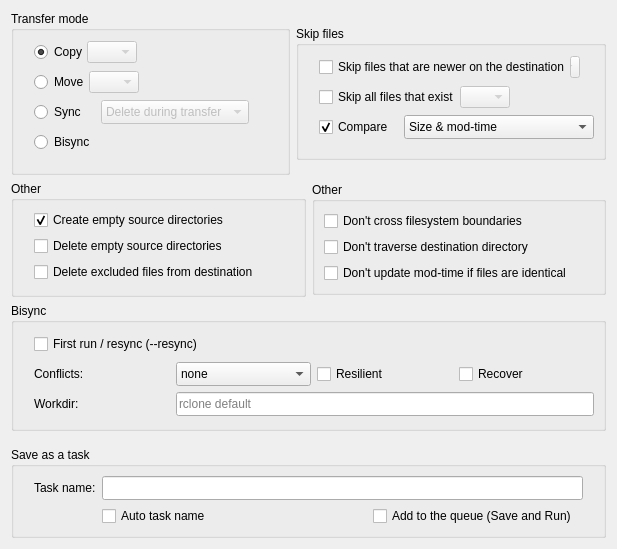
     <widget class="QWidget" name="tab1">
      <attribute name="title">
       <string>Settings</string>
      </attribute>
      <layout class="QVBoxLayout" name="verticalLayout_4">
       <item>
        <layout class="QHBoxLayout" name="horizontalLayout">
         <item alignment="Qt::AlignVCenter">
          <widget class="QGroupBox" name="modeGroup">
           <property name="title">
            <string>Transfer mode</string>
           </property>
           <layout class="QGridLayout" name="gridLayout_2">
            <property name="leftMargin">
             <number>20</number>
            </property>
            <property name="bottomMargin">
             <number>18</number>
            </property>
            <item row="2" column="0">
             <layout class="QHBoxLayout" name="horizontalLayout_3">
              <property name="spacing">
               <number>0</number>
              </property>
              <item>
               <widget class="QRadioButton" name="rbSync">
                <property name="minimumSize">
                 <size>
                  <width>0</width>
                  <height>24</height>
                 </size>
                </property>
                <property name="toolTip">
                 <string>rclone sync</string>
                </property>
                <property name="text">
                 <string>Sync</string>
                </property>
               </widget>
              </item>
              <item>
               <spacer name="horizontalSpacer">
                <property name="orientation">
                 <enum>Qt::Horizontal</enum>
                </property>
                <property name="sizeType">
                 <enum>QSizePolicy::Fixed</enum>
                </property>
                <property name="sizeHint" stdset="0">
                 <size>
                  <width>15</width>
                  <height>20</height>
                 </size>
                </property>
               </spacer>
              </item>
              <item>
               <widget class="QComboBox" name="cbSyncDelete">
                <property name="enabled">
                 <bool>false</bool>
                </property>
                <property name="minimumSize">
                 <size>
                  <width>0</width>
                  <height>24</height>
                 </size>
                </property>
                <item>
                 <property name="text">
                  <string>Delete during transfer</string>
                 </property>
                </item>
                <item>
                 <property name="text">
                  <string>Delete after transfer</string>
                 </property>
                </item>
                <item>
                 <property name="text">
                  <string>Delete before transfer</string>
                 </property>
                </item>
               </widget>
              </item>
              <item>
               <spacer name="horizontalSpacer_5">
                <property name="orientation">
                 <enum>Qt::Horizontal</enum>
                </property>
                <property name="sizeHint" stdset="0">
                 <size>
                  <width>0</width>
                  <height>20</height>
                 </size>
                </property>
               </spacer>
              </item>
             </layout>
            </item>
            <item row="3" column="0">
             <layout class="QHBoxLayout" name="horizontalLayout_bisync">
              <property name="spacing">
               <number>0</number>
              </property>
              <item>
               <widget class="QRadioButton" name="rbBisync">
                <property name="minimumSize">
                 <size>
                  <width>0</width>
                  <height>24</height>
                 </size>
                </property>
                <property name="toolTip">
                 <string>&lt;html&gt;&lt;head/&gt;&lt;body&gt;&lt;p&gt;Two-way sync between source and destination. Run it with First run / resync once, then without.&lt;br/&gt;&lt;br/&gt;rclone bisync&lt;/p&gt;&lt;/body&gt;&lt;/html&gt;</string>
                </property>
                <property name="text">
                 <string>Bisync</string>
                </property>
               </widget>
              </item>
              <item>
               <spacer name="horizontalSpacer_bisync">
                <property name="orientation">
                 <enum>Qt::Horizontal</enum>
                </property>
                <property name="sizeHint" stdset="0">
                 <size>
                  <width>0</width>
                  <height>20</height>
                 </size>
                </property>
               </spacer>
              </item>
             </layout>
            </item>
            <item row="1" column="0">
             <layout class="QHBoxLayout" name="horizontalLayout_4">
              <property name="spacing">
               <number>0</number>
              </property>
              <item>
               <widget class="QRadioButton" name="rbMove">
                <property name="minimumSize">
                 <size>
                  <width>0</width>
                  <height>24</height>
                 </size>
                </property>
                <property name="toolTip">
                 <string>rclone move</string>
                </property>
                <property name="text">
                 <string>Move</string>
                </property>
               </widget>
              </item>
              <item>
               <widget class="QComboBox" name="comboBoxSpacer1">
                <property name="enabled">
                 <bool>false</bool>
                </property>
                <property name="maximumSize">
                 <size>
                  <width>50</width>
                  <height>16777215</height>
                 </size>
                </property>
               </widget>
              </item>
              <item>
               <spacer name="horizontalSpacer_7">
                <property name="orientation">
                 <enum>Qt::Horizontal</enum>
                </property>
                <property name="sizeHint" stdset="0">
                 <size>
                  <width>0</width>
                  <height>20</height>
                 </size>
                </property>
               </spacer>
              </item>
             </layout>
            </item>
            <item row="0" column="0">
             <layout class="QHBoxLayout" name="horizontalLayout_5">
              <property name="spacing">
               <number>0</number>
              </property>
              <item>
               <widget class="QRadioButton" name="rbCopy">
                <property name="minimumSize">
                 <size>
                  <width>0</width>
                  <height>24</height>
                 </size>
                </property>
                <property name="toolTip">
                 <string>rclone copy</string>
                </property>
                <property name="text">
                 <string>Copy</string>
                </property>
                <property name="checked">
                 <bool>true</bool>
                </property>
               </widget>
              </item>
              <item>
               <widget class="QComboBox" name="comboBoxSpacer2">
                <property name="enabled">
                 <bool>false</bool>
                </property>
                <property name="maximumSize">
                 <size>
                  <width>50</width>
                  <height>16777215</height>
                 </size>
                </property>
               </widget>
              </item>
              <item>
               <spacer name="horizontalSpacer_8">
                <property name="orientation">
                 <enum>Qt::Horizontal</enum>
                </property>
                <property name="sizeHint" stdset="0">
                 <size>
                  <width>0</width>
                  <height>20</height>
                 </size>
                </property>
               </spacer>
              </item>
             </layout>
            </item>
           </layout>
          </widget>
         </item>
         <item alignment="Qt::AlignVCenter">
          <widget class="QGroupBox" name="skipFilesGroup">
           <property name="title">
            <string>Skip files</string>
           </property>
           <layout class="QGridLayout" name="gridLayout_3">
            <property name="leftMargin">
             <number>20</number>
            </property>
            <property name="bottomMargin">
             <number>18</number>
            </property>
            <item row="1" column="0">
             <layout class="QHBoxLayout" name="horizontalLayout_6">
              <property name="spacing">
               <number>0</number>
              </property>
              <item>
               <widget class="QCheckBox" name="checkSkipExisting">
                <property name="minimumSize">
                 <size>
                  <width>0</width>
                  <height>24</height>
                 </size>
                </property>
                <property name="toolTip">
                 <string>&lt;html&gt;&lt;head/&gt;&lt;body&gt;&lt;p&gt;Unconditionally skip all files that exist on the destination, no matter the content of these files.&lt;br/&gt;&lt;br/&gt;--ignore-existing&lt;/p&gt;&lt;/body&gt;&lt;/html&gt;</string>
                </property>
                <property name="text">
                 <string>Skip all files that exist</string>
                </property>
               </widget>
              </item>
              <item>
               <widget class="QComboBox" name="comboBoxSpacer4">
                <property name="enabled">
                 <bool>false</bool>
                </property>
                <property name="maximumSize">
                 <size>
                  <width>50</width>
                  <height>16777215</height>
                 </size>
                </property>
               </widget>
              </item>
              <item>
               <spacer name="horizontalSpacer_10">
                <property name="orientation">
                 <enum>Qt::Horizontal</enum>
                </property>
                <property name="sizeHint" stdset="0">
                 <size>
                  <width>0</width>
                  <height>20</height>
                 </size>
                </property>
               </spacer>
              </item>
             </layout>
            </item>
            <item row="0" column="0">
             <layout class="QHBoxLayout" name="horizontalLayout_2">
              <property name="spacing">
               <number>0</number>
              </property>
              <item>
               <widget class="QCheckBox" name="checkSkipNewer">
                <property name="minimumSize">
                 <size>
                  <width>0</width>
                  <height>24</height>
                 </size>
                </property>
                <property name="toolTip">
                 <string>&lt;html&gt;&lt;head/&gt;&lt;body&gt;&lt;p&gt;Forces rclone to skip any files which exist on the destination and have a modified time that is newer than the source file.&lt;br/&gt;&lt;br/&gt;--update&lt;/p&gt;&lt;/body&gt;&lt;/html&gt;</string>
                </property>
                <property name="text">
                 <string>Skip files that are newer on the destination</string>
                </property>
               </widget>
              </item>
              <item>
               <widget class="QComboBox" name="comboBoxSpacer3">
                <property name="enabled">
                 <bool>false</bool>
                </property>
                <property name="maximumSize">
                 <size>
                  <width>10</width>
                  <height>16777215</height>
                 </size>
                </property>
               </widget>
              </item>
              <item>
               <spacer name="horizontalSpacer_9">
                <property name="orientation">
                 <enum>Qt::Horizontal</enum>
                </property>
                <property name="sizeHint" stdset="0">
                 <size>
                  <width>0</width>
                  <height>20</height>
                 </size>
                </property>
               </spacer>
              </item>
             </layout>
            </item>
            <item row="2" column="0">
             <layout class="QHBoxLayout" name="horizontalLayout_7">
              <property name="spacing">
               <number>0</number>
              </property>
              <item>
               <widget class="QCheckBox" name="checkCompare">
                <property name="minimumSize">
                 <size>
                  <width>0</width>
                  <height>24</height>
                 </size>
                </property>
                <property name="toolTip">
                 <string>compare logic</string>
                </property>
                <property name="text">
                 <string>Compare</string>
                </property>
                <property name="checked">
                 <bool>true</bool>
                </property>
               </widget>
              </item>
              <item>
               <spacer name="horizontalSpacer_6">
                <property name="orientation">
                 <enum>Qt::Horizontal</enum>
                </property>
                <property name="sizeType">
                 <enum>QSizePolicy::Fixed</enum>
                </property>
                <property name="sizeHint" stdset="0">
                 <size>
                  <width>10</width>
                  <height>20</height>
                 </size>
                </property>
               </spacer>
              </item>
              <item>
               <widget class="QComboBox" name="cbCompare">
                <property name="minimumSize">
                 <size>
                  <width>190</width>
                  <height>24</height>
                 </size>
                </property>
                <property name="currentText">
                 <string>Size &amp; mod-time</string>
                </property>
                <item>
                 <property name="text">
                  <string>Size &amp; mod-time</string>
                 </property>
                </item>
                <item>
                 <property name="text">
                  <string>Size &amp; checksum</string>
                 </property>
                </item>
                <item>
                 <property name="text">
                  <string>Only mod-time</string>
                 </property>
                </item>
                <item>
                 <property name="text">
                  <string extracomment="--size-only">Only size</string>
                 </property>
                </item>
                <item>
                 <property name="text">
                  <string extracomment="--checksum">Only checksum</string>
                 </property>
                </item>
               </widget>
              </item>
              <item>
               <spacer name="horizontalSpacer_2">
                <property name="orientation">
                 <enum>Qt::Horizontal</enum>
                </property>
                <property name="sizeHint" stdset="0">
                 <size>
                  <width>0</width>
                  <height>20</height>
                 </size>
                </property>
               </spacer>
              </item>
             </layout>
            </item>
           </layout>
          </widget>
         </item>
        </layout>
       </item>
       <item>
        <layout class="QHBoxLayout" name="horizontalLayout_13">
         <item alignment="Qt::AlignVCenter">
          <widget class="QGroupBox" name="skipFilesGroup_2">
           <property name="title">
            <string>Other</string>
           </property>
           <layout class="QVBoxLayout" name="verticalLayout">
            <property name="leftMargin">
             <number>20</number>
            </property>
            <property name="bottomMargin">
             <number>12</number>
            </property>
            <item>
             <widget class="QCheckBox" name="createEmptySrcDirs">
              <property name="toolTip">
               <string>&lt;html&gt;&lt;head/&gt;&lt;body&gt;&lt;p&gt;Create empty source dirs on destination after copy/move/sync, otherwise empty directories won't be transferred.&lt;/p&gt;&lt;p&gt;--create-empty-src-dirs&lt;/p&gt;&lt;/body&gt;&lt;/html&gt;</string>
              </property>
              <property name="text">
               <string>Create empty source directories </string>
              </property>
              <property name="checked">
               <bool>true</bool>
              </property>
             </widget>
            </item>
            <item>
             <widget class="QCheckBox" name="deleteEmptySrcDirs">
              <property name="toolTip">
               <string>&lt;html&gt;&lt;head/&gt;&lt;body&gt;&lt;p&gt;Delete empty source directories after move.&lt;br/&gt;&lt;br/&gt;--delete-empty-src-dirs&lt;/p&gt;&lt;/body&gt;&lt;/html&gt;</string>
              </property>
              <property name="text">
               <string>Delete empty source directories</string>
              </property>
             </widget>
            </item>
            <item>
             <widget class="QCheckBox" name="checkDeleteExcluded">
              <property name="toolTip">
               <string>&lt;html&gt;&lt;head/&gt;&lt;body&gt;&lt;p&gt;Delete files on dest excluded from sync.&lt;br/&gt;&lt;br/&gt;&lt;span style=&quot; font-weight:600; color:#fc0107;&quot;&gt;Important &lt;/span&gt;this flag is dangerous - use with --dry-run and -v first.&lt;br/&gt;&lt;br/&gt;--delete-excluded&lt;/p&gt;&lt;/body&gt;&lt;/html&gt;</string>
              </property>
              <property name="text">
               <string>Delete excluded files from destination</string>
              </property>
             </widget>
            </item>
            <item>
             <spacer name="verticalSpacer_2">
              <property name="orientation">
               <enum>Qt::Vertical</enum>
              </property>
              <property name="sizeHint" stdset="0">
               <size>
                <width>20</width>
                <height>0</height>
               </size>
              </property>
             </spacer>
            </item>
           </layout>
          </widget>
         </item>
         <item alignment="Qt::AlignVCenter">
          <widget class="QGroupBox" name="modeGroup_2">
           <property name="title">
            <string>Other</string>
           </property>
           <layout class="QVBoxLayout" name="verticalLayout_9">
            <item>
             <widget class="QCheckBox" name="checkSameFilesystem">
              <property name="toolTip">
               <string>&lt;html&gt;&lt;head/&gt;&lt;body&gt;&lt;p&gt;Don’t cross filesystem boundaries (unix/macOS only).&lt;br/&gt;&lt;br/&gt;--one-file-system&lt;/p&gt;&lt;/body&gt;&lt;/html&gt;</string>
              </property>
              <property name="text">
               <string>Don't cross filesystem boundaries</string>
              </property>
             </widget>
            </item>
            <item>
             <widget class="QCheckBox" name="noTraverse">
              <property name="toolTip">
               <string>&lt;html&gt;&lt;head/&gt;&lt;body&gt;&lt;p&gt;Controlls whether rclone lists the destination directory. When copying a small number of files into a large destination can speed transfers up greatly.&lt;br/&gt;&lt;br/&gt;--no-traverse&lt;/p&gt;&lt;/body&gt;&lt;/html&gt;</string>
              </property>
              <property name="text">
               <string>Don't traverse destination directory</string>
              </property>
             </widget>
            </item>
            <item>
             <widget class="QCheckBox" name="checkDontUpdateModified">
              <property name="toolTip">
               <string>&lt;html&gt;&lt;head/&gt;&lt;body&gt;&lt;p&gt;Rclone won’t update modification times of remote files if they are incorrect. This can be used if the remote is being synced with another tool also (eg the Google Drive client). &lt;br/&gt;&lt;br/&gt;--no-update-modtime&lt;/p&gt;&lt;/body&gt;&lt;/html&gt;</string>
              </property>
              <property name="text">
               <string>Don't update mod-time if files are identical</string>
              </property>
             </widget>
            </item>
            <item>
             <spacer name="verticalSpacer_3">
              <property name="orientation">
               <enum>Qt::Vertical</enum>
              </property>
              <property name="sizeHint" stdset="0">
               <size>
                <width>20</width>
                <height>0</height>
               </size>
              </property>
             </spacer>
            </item>
           </layout>
          </widget>
         </item>
        </layout>
       </item>
       <item>
        <widget class="QGroupBox" name="groupBisync">
         <property name="visible">
          <bool>false</bool>
         </property>
         <property name="title">
          <string>Bisync</string>
         </property>
         <layout class="QGridLayout" name="gridLayout_bisync">
          <property name="leftMargin">
           <number>20</number>
          </property>
          <property name="bottomMargin">
           <number>12</number>
          </property>
          <item row="0" column="0" colspan="4">
           <widget class="QCheckBox" name="cbBisyncResync">
            <property name="minimumSize">
             <size>
              <width>0</width>
              <height>24</height>
             </size>
            </property>
            <property name="toolTip">
             <string>&lt;html&gt;&lt;head/&gt;&lt;body&gt;&lt;p&gt;Required for the first run and to recover from a critical error. Files on one side only are copied to the other; where a file differs, the source (Path1) version overwrites the destination (Path2) version. Try Dry run first.&lt;br/&gt;&lt;br/&gt;--resync&lt;/p&gt;&lt;/body&gt;&lt;/html&gt;</string>
            </property>
            <property name="text">
             <string>First run / resync (--resync)</string>
            </property>
           </widget>
          </item>
          <item row="1" column="0">
           <widget class="QLabel" name="labelBisyncConflict">
            <property name="text">
             <string>Conflicts:</string>
            </property>
           </widget>
          </item>
          <item row="1" column="1">
           <widget class="QComboBox" name="cbBisyncConflict">
            <property name="minimumSize">
             <size>
              <width>0</width>
              <height>24</height>
             </size>
            </property>
            <property name="toolTip">
             <string>&lt;html&gt;&lt;head/&gt;&lt;body&gt;&lt;p&gt;Which file wins when both sides changed it. none keeps both versions and renames both (.conflict1/.conflict2); the other values pick a winner and rename the loser.&lt;br/&gt;&lt;br/&gt;--conflict-resolve&lt;/p&gt;&lt;/body&gt;&lt;/html&gt;</string>
            </property>
            <item>
             <property name="text">
              <string>none</string>
             </property>
            </item>
            <item>
             <property name="text">
              <string>newer</string>
             </property>
            </item>
            <item>
             <property name="text">
              <string>older</string>
             </property>
            </item>
            <item>
             <property name="text">
              <string>larger</string>
             </property>
            </item>
            <item>
             <property name="text">
              <string>smaller</string>
             </property>
            </item>
            <item>
             <property name="text">
              <string>path1</string>
             </property>
            </item>
            <item>
             <property name="text">
              <string>path2</string>
             </property>
            </item>
           </widget>
          </item>
          <item row="1" column="2">
           <widget class="QCheckBox" name="cbBisyncResilient">
            <property name="toolTip">
             <string>&lt;html&gt;&lt;head/&gt;&lt;body&gt;&lt;p&gt;Allow the next run to retry after a less severe error instead of requiring a resync.&lt;br/&gt;&lt;br/&gt;--resilient&lt;/p&gt;&lt;/body&gt;&lt;/html&gt;</string>
            </property>
            <property name="text">
             <string>Resilient</string>
            </property>
           </widget>
          </item>
          <item row="1" column="3">
           <widget class="QCheckBox" name="cbBisyncRecover">
            <property name="toolTip">
             <string>&lt;html&gt;&lt;head/&gt;&lt;body&gt;&lt;p&gt;Automatically recover from an interrupted run by using the backup listings.&lt;br/&gt;&lt;br/&gt;--recover&lt;/p&gt;&lt;/body&gt;&lt;/html&gt;</string>
            </property>
            <property name="text">
             <string>Recover</string>
            </property>
           </widget>
          </item>
          <item row="2" column="0">
           <widget class="QLabel" name="labelBisyncWorkdir">
            <property name="text">
             <string>Workdir:</string>
            </property>
           </widget>
          </item>
          <item row="2" column="1" colspan="3">
           <widget class="QLineEdit" name="leBisyncWorkdir">
            <property name="minimumSize">
             <size>
              <width>0</width>
              <height>24</height>
             </size>
            </property>
            <property name="toolTip">
             <string>&lt;html&gt;&lt;head/&gt;&lt;body&gt;&lt;p&gt;Absolute local folder for the bisync listings and lock files. Empty uses rclone's default. rclone names these files after both folder paths, so very long folder paths can make the names too long for the file system. A shorter path to the same folders helps (for example a short symbolic link or an rclone alias remote); this folder does not.&lt;br/&gt;&lt;br/&gt;--workdir&lt;/p&gt;&lt;/body&gt;&lt;/html&gt;</string>
            </property>
            <property name="placeholderText">
             <string>rclone default</string>
            </property>
           </widget>
          </item>
         </layout>
        </widget>
       </item>
       <item>
        <spacer name="verticalSpacer_4">
         <property name="orientation">
          <enum>Qt::Vertical</enum>
         </property>
         <property name="sizeType">
          <enum>QSizePolicy::Fixed</enum>
         </property>
         <property name="sizeHint" stdset="0">
          <size>
           <width>20</width>
           <height>10</height>
          </size>
         </property>
        </spacer>
       </item>
       <item>
        <widget class="QGroupBox" name="groupBox_3">
         <property name="title">
          <string>Save as a task</string>
         </property>
         <layout class="QGridLayout" name="gridLayout_4">
          <property name="leftMargin">
           <number>20</number>
          </property>
          <property name="rightMargin">
           <number>20</number>
          </property>
          <item row="0" column="1" colspan="4">
           <widget class="QLineEdit" name="le_taskName">
            <property name="minimumSize">
             <size>
              <width>0</width>
              <height>24</height>
             </size>
            </property>
            <property name="text">
             <string/>
            </property>
            <property name="maxLength">
             <number>70</number>
            </property>
           </widget>
          </item>
          <item row="1" column="1">
           <widget class="QCheckBox" name="cb_taskAutoName">
            <property name="sizePolicy">
             <sizepolicy hsizetype="Fixed" vsizetype="Fixed">
              <horstretch>0</horstretch>
              <verstretch>0</verstretch>
             </sizepolicy>
            </property>
            <property name="toolTip">
             <string>&lt;html&gt;&lt;head/&gt;&lt;body&gt;&lt;p&gt;if task name is empty auto name will be generated: _tmp_ddMMyyyy_HHmmss_remoteName&lt;/p&gt;&lt;/body&gt;&lt;/html&gt;</string>
            </property>
            <property name="text">
             <string>Auto task name</string>
            </property>
           </widget>
          </item>
          <item row="1" column="3">
           <widget class="QCheckBox" name="cb_taskAddToQueue">
            <property name="toolTip">
             <string>&lt;html&gt;&lt;head/&gt;&lt;body&gt;&lt;p&gt;add to the queue instead of running immediately&lt;/p&gt;&lt;/body&gt;&lt;/html&gt;</string>
            </property>
            <property name="text">
             <string>Add to the queue (Save and Run)</string>
            </property>
           </widget>
          </item>
          <item row="0" column="0">
           <widget class="QLabel" name="label_15">
            <property name="sizePolicy">
             <sizepolicy hsizetype="Fixed" vsizetype="Preferred">
              <horstretch>0</horstretch>
              <verstretch>0</verstretch>
             </sizepolicy>
            </property>
            <property name="text">
             <string>Task name:</string>
            </property>
           </widget>
          </item>
          <item row="1" column="2">
           <spacer name="horizontalSpacer_11">
            <property name="orientation">
             <enum>Qt::Horizontal</enum>
            </property>
            <property name="sizeType">
             <enum>QSizePolicy::Fixed</enum>
            </property>
            <property name="sizeHint" stdset="0">
             <size>
              <width>150</width>
              <height>20</height>
             </size>
            </property>
           </spacer>
          </item>
         </layout>
        </widget>
       </item>
      </layout>
     </widget>
